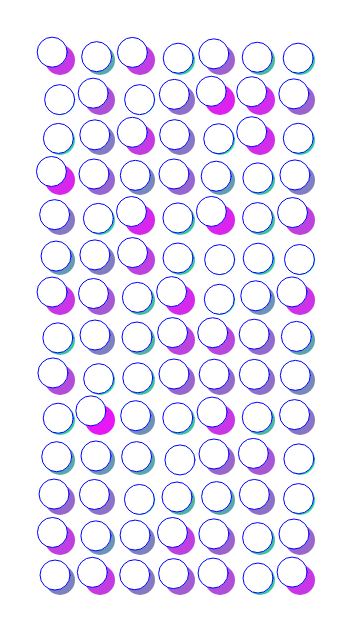
Frame 1 (no input)
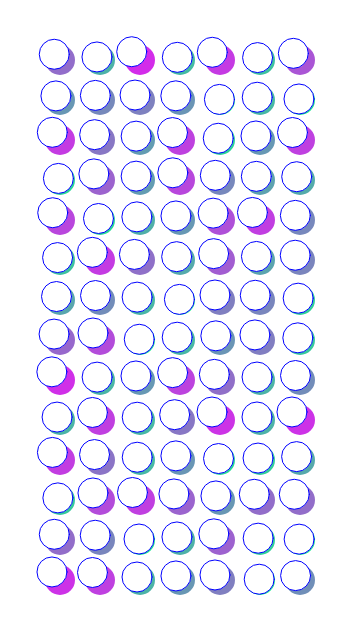
Frame 60 (no input)
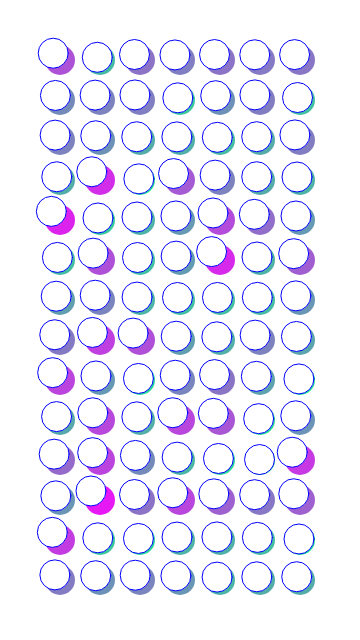
Frame 120 (the mouse pressed at the canvas centre since frame 60)

The p5.js sketch that drew these frames (run headless with seeded random() and noise() and a simulated clock; from frame 60 on, the mouse is pressed at the canvas centre):

// p5.js sketch
// ── sketch.js
// august 2019

function ease(p, g) {
  if (p < 0.5) return 0.5 * pow(2 * p, g);
  else return 1 - 0.5 * pow(2 * (1 - p), g);
}

function setup() {
  createCanvas(360, 640);
}

function draw() {
  clear();
  background("#FFF");
  const rows = 7;
  const cols = 14;
  const spacer = 40;
  const t = frameCount * 0.0125;
  translate(
    width / 2 - ((rows - 1) * spacer) / 2,
    height / 2 - ((cols - 1) * spacer) / 2
  );
  for (let j = 0; j < cols; j++) {
    for (let i = 0; i < rows; i++) {
      const id = i + j * rows;
      let off = ease(noise(i, j * 4, t), 2);
      push();
      translate(i * spacer, j * spacer);
      noStroke();
      fill(off * 255, (1 - off) * 255, 128 + off * 128);
      ellipse(0, 0, 30);
      pop();
      push();
      translate(i * spacer - off * 10, j * spacer - off * 10);
      stroke("#0000ff");
      fill("#fff");
      ellipse(0, 0, 30);
      pop();
    }
  }
}
